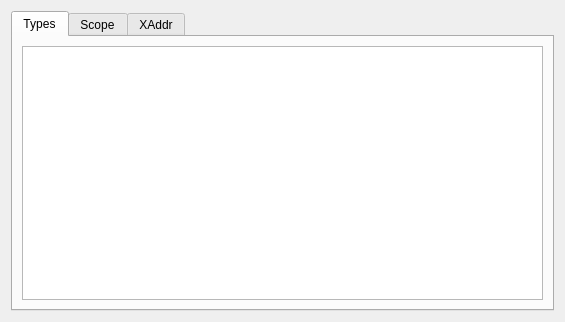
<?xml version="1.0" encoding="UTF-8"?>
<ui version="4.0">
 <class>SecondWindow</class>
 <widget class="QDialog" name="SecondWindow">
  <property name="geometry">
   <rect>
    <x>0</x>
    <y>0</y>
    <width>565</width>
    <height>322</height>
   </rect>
  </property>
  <property name="windowTitle">
   <string>Dialog</string>
  </property>
  <layout class="QGridLayout" name="gridLayout">
   <item row="0" column="0">
    <layout class="QHBoxLayout" name="horizontalLayout">
     <item>
      <widget class="QTabWidget" name="tabWidget">
       <property name="enabled">
        <bool>true</bool>
       </property>
       <property name="currentIndex">
        <number>0</number>
       </property>
       <widget class="QWidget" name="tab_types">
        <attribute name="title">
         <string>Types</string>
        </attribute>
        <layout class="QHBoxLayout" name="horizontalLayout_2">
         <item>
          <widget class="QListWidget" name="listWidget"/>
         </item>
        </layout>
       </widget>
       <widget class="QWidget" name="tab_scope">
        <attribute name="title">
         <string>Scope</string>
        </attribute>
        <layout class="QHBoxLayout" name="horizontalLayout_3">
         <item>
          <widget class="QListWidget" name="listWidget_2"/>
         </item>
        </layout>
       </widget>
       <widget class="QWidget" name="tab_xaddr">
        <attribute name="title">
         <string>XAddr</string>
        </attribute>
        <layout class="QHBoxLayout" name="horizontalLayout_4">
         <item>
          <widget class="QListWidget" name="listWidget_3"/>
         </item>
        </layout>
       </widget>
      </widget>
     </item>
    </layout>
   </item>
  </layout>
 </widget>
 <resources/>
 <connections/>
</ui>
